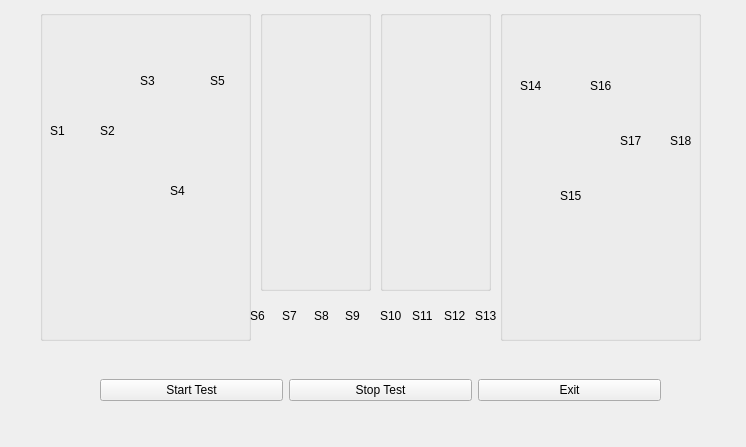
<?xml version="1.0" encoding="UTF-8"?>
<ui version="4.0">
 <class>ElisSensorTestWidget</class>
 <widget class="QWidget" name="ElisSensorTestWidget">
  <property name="geometry">
   <rect>
    <x>0</x>
    <y>0</y>
    <width>746</width>
    <height>447</height>
   </rect>
  </property>
  <property name="windowTitle">
   <string>Elis Sensor Test</string>
  </property>
  <widget class="QWidget" name="horizontalLayoutWidget">
   <property name="geometry">
    <rect>
     <x>100</x>
     <y>350</y>
     <width>561</width>
     <height>80</height>
    </rect>
   </property>
   <layout class="QHBoxLayout" name="hLayoutButtons">
    <item>
     <widget class="QPushButton" name="btnStartTest">
      <property name="text">
       <string>Start Test</string>
      </property>
     </widget>
    </item>
    <item>
     <widget class="QPushButton" name="btnStopTest">
      <property name="text">
       <string>Stop Test</string>
      </property>
     </widget>
    </item>
    <item>
     <widget class="QPushButton" name="btnSensorTestExit">
      <property name="text">
       <string>Exit</string>
      </property>
     </widget>
    </item>
   </layout>
  </widget>
  <widget class="QGroupBox" name="groupBox">
   <property name="geometry">
    <rect>
     <x>40</x>
     <y>10</y>
     <width>211</width>
     <height>331</height>
    </rect>
   </property>
   <property name="title">
    <string/>
   </property>
   <widget class="QLabel" name="lbS1">
    <property name="geometry">
     <rect>
      <x>10</x>
      <y>100</y>
      <width>41</width>
      <height>41</height>
     </rect>
    </property>
    <property name="text">
     <string>S1</string>
    </property>
   </widget>
   <widget class="QLabel" name="lbS2">
    <property name="geometry">
     <rect>
      <x>60</x>
      <y>100</y>
      <width>41</width>
      <height>41</height>
     </rect>
    </property>
    <property name="text">
     <string>S2</string>
    </property>
   </widget>
   <widget class="QLabel" name="lbS3">
    <property name="geometry">
     <rect>
      <x>100</x>
      <y>50</y>
      <width>41</width>
      <height>41</height>
     </rect>
    </property>
    <property name="text">
     <string>S3</string>
    </property>
   </widget>
   <widget class="QLabel" name="lbS5">
    <property name="geometry">
     <rect>
      <x>170</x>
      <y>50</y>
      <width>41</width>
      <height>41</height>
     </rect>
    </property>
    <property name="text">
     <string>S5</string>
    </property>
   </widget>
   <widget class="QLabel" name="lbS4">
    <property name="geometry">
     <rect>
      <x>130</x>
      <y>160</y>
      <width>41</width>
      <height>41</height>
     </rect>
    </property>
    <property name="text">
     <string>S4</string>
    </property>
   </widget>
  </widget>
  <widget class="QGroupBox" name="groupBox_2">
   <property name="geometry">
    <rect>
     <x>500</x>
     <y>10</y>
     <width>201</width>
     <height>331</height>
    </rect>
   </property>
   <property name="title">
    <string/>
   </property>
   <widget class="QLabel" name="lbS14">
    <property name="geometry">
     <rect>
      <x>20</x>
      <y>60</y>
      <width>31</width>
      <height>31</height>
     </rect>
    </property>
    <property name="text">
     <string>S14</string>
    </property>
   </widget>
   <widget class="QLabel" name="lbS16">
    <property name="geometry">
     <rect>
      <x>90</x>
      <y>60</y>
      <width>31</width>
      <height>31</height>
     </rect>
    </property>
    <property name="text">
     <string>S16</string>
    </property>
   </widget>
   <widget class="QLabel" name="lbS15">
    <property name="geometry">
     <rect>
      <x>60</x>
      <y>170</y>
      <width>21</width>
      <height>31</height>
     </rect>
    </property>
    <property name="text">
     <string>S15</string>
    </property>
   </widget>
   <widget class="QLabel" name="lbS17">
    <property name="geometry">
     <rect>
      <x>120</x>
      <y>110</y>
      <width>41</width>
      <height>41</height>
     </rect>
    </property>
    <property name="text">
     <string>S17</string>
    </property>
   </widget>
   <widget class="QLabel" name="lbS18">
    <property name="geometry">
     <rect>
      <x>170</x>
      <y>110</y>
      <width>41</width>
      <height>41</height>
     </rect>
    </property>
    <property name="text">
     <string>S18</string>
    </property>
   </widget>
  </widget>
  <widget class="QGroupBox" name="groupBox_3">
   <property name="geometry">
    <rect>
     <x>260</x>
     <y>10</y>
     <width>111</width>
     <height>281</height>
    </rect>
   </property>
   <property name="title">
    <string/>
   </property>
  </widget>
  <widget class="QGroupBox" name="groupBox_4">
   <property name="geometry">
    <rect>
     <x>380</x>
     <y>10</y>
     <width>111</width>
     <height>281</height>
    </rect>
   </property>
   <property name="title">
    <string/>
   </property>
  </widget>
  <widget class="QWidget" name="horizontalLayoutWidget_2">
   <property name="geometry">
    <rect>
     <x>250</x>
     <y>290</y>
     <width>121</width>
     <height>51</height>
    </rect>
   </property>
   <layout class="QHBoxLayout" name="horizontalLayout">
    <item>
     <widget class="QLabel" name="lbS6">
      <property name="text">
       <string>S6</string>
      </property>
     </widget>
    </item>
    <item>
     <widget class="QLabel" name="lbS7">
      <property name="text">
       <string>S7</string>
      </property>
     </widget>
    </item>
    <item>
     <widget class="QLabel" name="lbS8">
      <property name="text">
       <string>S8</string>
      </property>
     </widget>
    </item>
    <item>
     <widget class="QLabel" name="lbS9">
      <property name="text">
       <string>S9</string>
      </property>
     </widget>
    </item>
   </layout>
  </widget>
  <widget class="QWidget" name="horizontalLayoutWidget_3">
   <property name="geometry">
    <rect>
     <x>380</x>
     <y>290</y>
     <width>121</width>
     <height>51</height>
    </rect>
   </property>
   <layout class="QHBoxLayout" name="horizontalLayout_2">
    <item>
     <widget class="QLabel" name="lbS10">
      <property name="text">
       <string>S10</string>
      </property>
     </widget>
    </item>
    <item>
     <widget class="QLabel" name="lbS11">
      <property name="text">
       <string>S11</string>
      </property>
     </widget>
    </item>
    <item>
     <widget class="QLabel" name="lbS12">
      <property name="text">
       <string>S12</string>
      </property>
     </widget>
    </item>
    <item>
     <widget class="QLabel" name="lbS13">
      <property name="text">
       <string>S13</string>
      </property>
     </widget>
    </item>
   </layout>
  </widget>
 </widget>
 <resources/>
 <connections/>
</ui>
